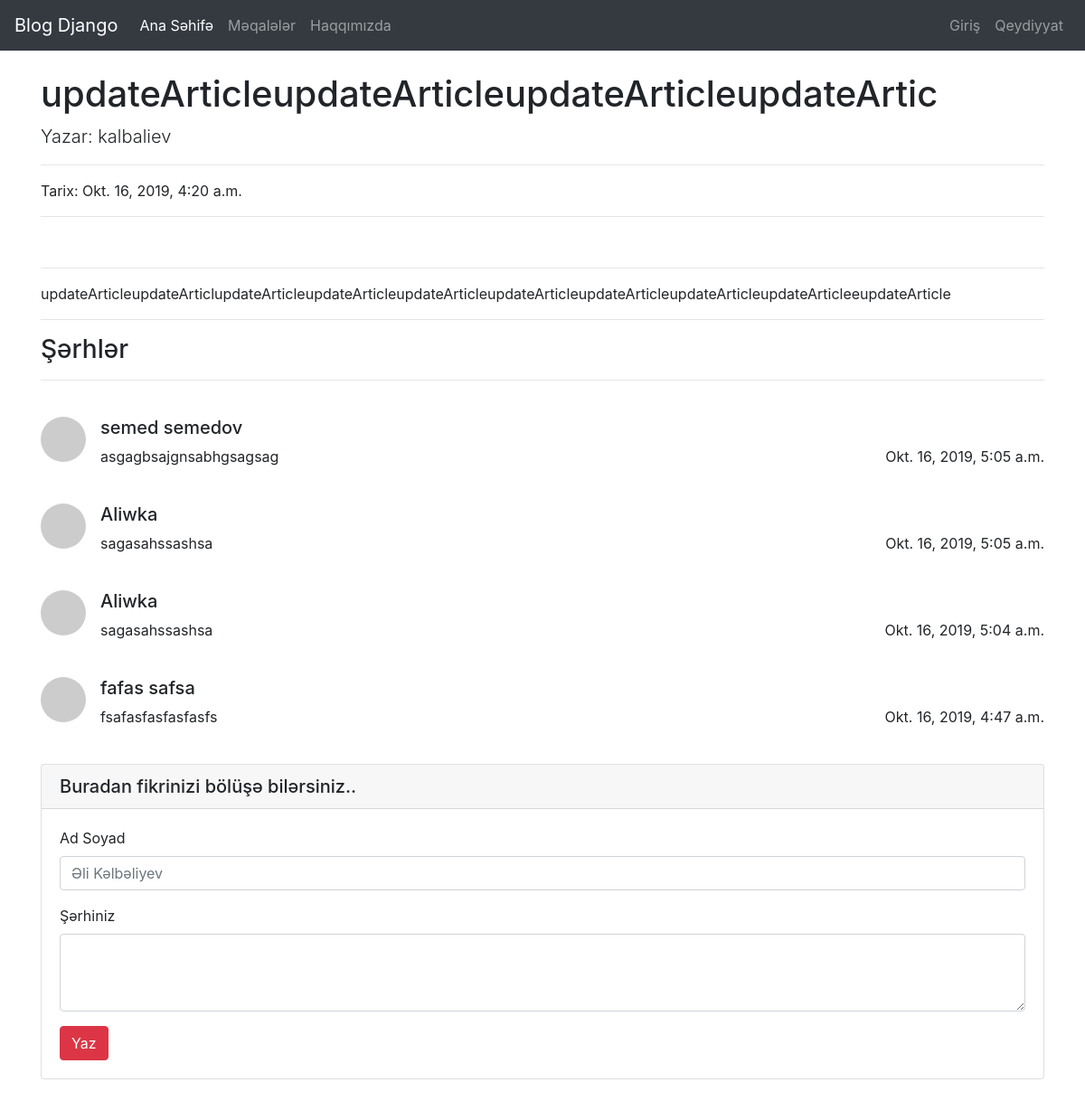
/articles/article/6, run on the app's committed database.
### article/models.py (models this page shows, shortened)
class Article(models.Model):
    author=models.ForeignKey("auth.User",on_delete=models.CASCADE,verbose_name="Yazar")
    title=models.CharField(max_length=50,verbose_name="Başlıq")
    content=RichTextField("Məzmun")
    article_image=models.FileField(blank=True,null=True,verbose_name="Şəkil")
    created_at=models.DateTimeField(auto_now_add=True,verbose_name="Yaradılma Tarixi")
    updated_at=models.DateTimeField(auto_now_add=True,verbose_name="Yenilənmə Tarixi")
    class Meta: # tarixe gore siralama
        ordering = ['-created_at']

class Comment(models.Model):
    article=models.ForeignKey(Article,on_delete=models.CASCADE,verbose_name="Məqalə",related_name="comments")
    comment_author=models.CharField(max_length=50,verbose_name="Ad Soyad")
    comment_content=models.CharField(max_length=200,verbose_name="Şərh")
    created_at=models.DateTimeField(auto_now_add=True,verbose_name="Yaradılma Tarixi")
    class Meta:
        ordering = ['-created_at']

### article/views.py (the view)
# urls.py: path('article/<int:id>', views.articledetail,name="articledetail"),
def articledetail(request,id):
    article=get_object_or_404(Article,id=id) # obyekt yoxdursa 404 sehifesi acilir
    comments=article.comments.all()
    context={
        "article":article,
        "comments":comments
    }
    return render(request,"articledetail.html",context)

### templates/articledetail.html (shortened to what this page needs)
{% extends "layout.html" %}
{% block body %}
<div class="row">
      <div class="col-lg-12">
        <h1 class="mt-4">{{article.title}}</h1>
        <p class="lead">
          Yazar: {{article.author.username}}
        </p>
        <hr>
        <p>Tarix: {{article.created_at}}</p>
        <hr>
      {% if article.article_image %}
        <hr>
      {% endif %}
        <p class="lead">{{article.content|safe}}</p>
        <hr>
        {% if comments %}
        <h3>Şərhlər</h3><hr><br>
          {% for comment in comments %}
                <div class="media mb-4">
                  <img class="d-flex mr-3 rounded-circle" src="http://placehold.it/50x50" alt="">
                  <div class="media-body">
                    <h5 class="mt-0">{{comment.comment_author}}</h5>
                    {{comment.comment_content}}
                    <p style="float:right" >{{comment.created_at}}</p>
                  </div>
                </div>
          {% endfor %}
        {% else %}
        <div class="alert alert-warning" >Bu məqalədə hələki şərh yoxdur...</div>
        {% endif %}
          <div class="card my-4">
              <h5 class="card-header">Buradan fikrinizi bölüşə bilərsiniz..</h5>
              <div class="card-body">
                <form action="{% url 'article:comment' article.id %}" method="POST" >
                    <div class="form-group">
                      <label for="name-comment">Ad Soyad</label>
                      <input type="text" class="form-control" id="name-comment" name="comment_author" placeholder="Əli Kəlbəliyev">
                    </div>
                  <div class="form-group">
                    <label for="content-comment">Şərhiniz</label>
                    <textarea id="content-comment" class="form-control" name="comment_content" rows="3"></textarea>
                  </div>
                  <button type="submit" class="btn btn-danger">Yaz</button>
                </form>
              </div>
            </div>
    </div>
</div>
{% endblock body %}

### templates/layout.html (shortened to what this page needs)
<!DOCTYPE html>
{% load static %}
<html lang="en">
<head>
    <link rel="stylesheet" href="{% static 'css/bootstrap.min.css' %}">
</head>
<body>
    <header>
        {% include "includes/navbar.html" %}
    </header>
    <div class="container">
        {% block body %}
        {% endblock body %}
    </div>
</body>
</html>

### templates/includes/navbar.html (shortened to what this page needs)
<nav class="navbar navbar-expand-lg navbar-dark bg-dark">
    <a class="navbar-brand" href="{% url 'index' %}">Blog Django</a>
    <div class="collapse navbar-collapse" id="navbarSupportedContent">
      <ul class="navbar-nav mr-auto">
        <li class="nav-item active">
          <a class="nav-link" href="{% url 'index' %}">Ana Səhifə</a>
        </li>
        <li class="nav-item ">
            <a class="nav-link" href="{% url 'article:articles' %}">Məqalələr</a>
        </li>
        <li class="nav-item ">
            <a class="nav-link" href="{% url 'about' %}">Haqqımızda</a>
          </li>
      </ul>
      <ul class="navbar-nav ml-auto">
     {% if request.user.is_authenticated %}
          <li class="nav-item ">
              <a class="nav-link" href="{% url 'article:dashboard' %}">Kontrol Paneli</a>
          </li>
          <li class="nav-item ">
              <a class="nav-link" href="{% url 'user:logout' %}">Çıxış</a>
          </li>
     {% else %}
          <li class="nav-item ">
            <a class="nav-link" href="{% url 'user:login' %}">Giriş</a>
          </li>
          <li class="nav-item ">
              <a class="nav-link" href="{% url 'user:register' %}">Qeydiyyat</a>
          </li>
     {% endif %}
        </ul>
    </div>
  </nav>

### data on the page
Article: title "updateArticleupdateArticleupdateArticleupdateArtic", author.username "kalbaliev", created_at "Okt. 16, 2019, 4:20 a.m.", content "updateArticleupdateArticlupdateArticleupdateArticleupdateArticleupdateArticleupdateArticleupdateArticleupdateArticleeupdateArticle"
Comment: comment_author "semed semedov", comment_content "asgagbsajgnsabhgsagsag", created_at "Okt. 16, 2019, 5:05 a.m."
Comment: comment_author "Aliwka", comment_content "sagasahssashsa", created_at "Okt. 16, 2019, 5:05 a.m."
Comment: comment_author "Aliwka", comment_content "sagasahssashsa", created_at "Okt. 16, 2019, 5:04 a.m."
Comment: comment_author "fafas safsa", comment_content "fsafasfasfasfasfs", created_at "Okt. 16, 2019, 4:47 a.m."
